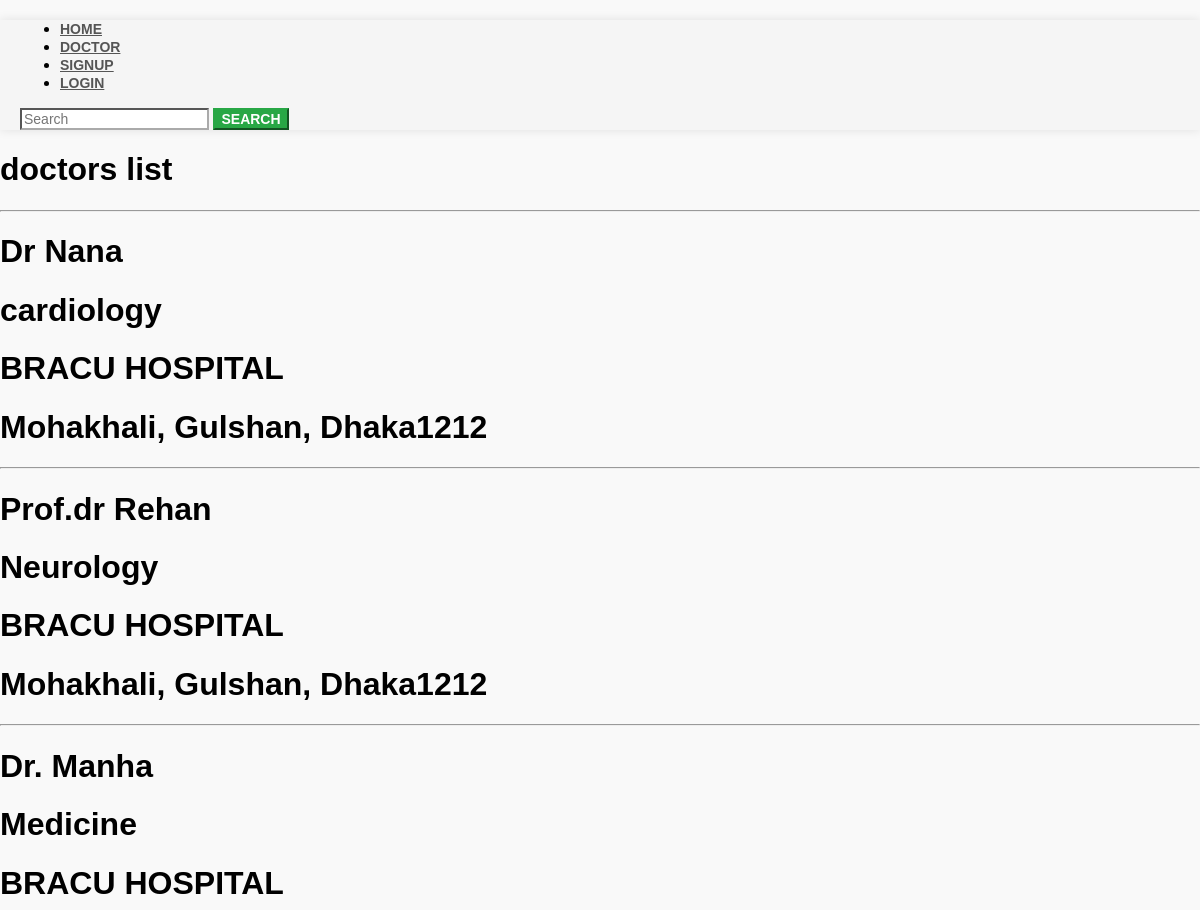
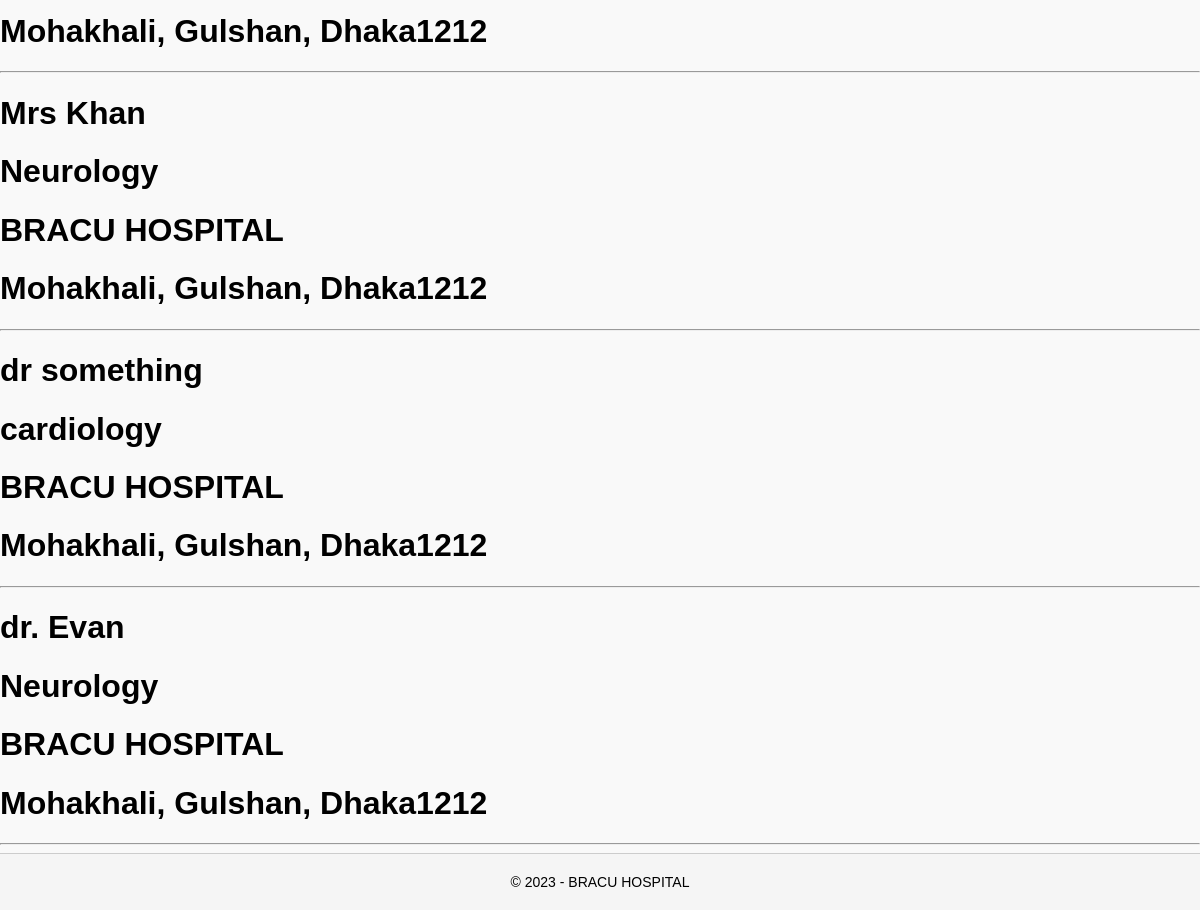
Screenshot of /doctor/ with the database file from the repository (2 pictures, top to bottom).
### hospital/models.py (models this page shows, shortened)
class Doctors(models.Model):
    name=models.CharField(max_length=100)
    doctor_id=models.CharField(primary_key=True,max_length=100)
    hospital=models.ForeignKey(Hospitals,on_delete=models.CASCADE)
    address=models.CharField(max_length=100,blank=True)
    phone=models.CharField(max_length=100,blank=True)
    email=models.CharField(max_length=100,blank=True)
    speciality=models.CharField(max_length=100,blank=True)

class Hospitals(models.Model):
    name=models.CharField(primary_key=True,max_length=100)
    address=models.CharField(max_length=100,blank=True)
    phone=models.CharField(max_length=100,blank=True)
    email=models.CharField(max_length=100,blank=True)
    def __str__(self):
        return self.name

### hospital/views.py (the view)
# urls.py: path('doctor/', views.doctor, name='doctor'),
def doctor(request):
    doctors=Doctors.objects.all()
    context={'doctors':doctors}
    return render(request, 'doctor.html',context)

### templates/doctor.html (shortened to what this page needs)
{% extends 'base.html' %} {% block content %}
<h1>doctors list</h1>
<hr />
{%for doctor in doctors%}
<h1>{{doctor.name}}</h1>
<h1>{{doctor.speciality}}</h1>
<h1>{{doctor.hospital}}</h1>
<h1>{{doctor.address}}</h1>
<hr />
{%endfor%}
{% endblock %}

### templates/base.html (shortened to what this page needs)
<!DOCTYPE html>
<html>
  <head>
    <link rel="stylesheet" href="" />
  </head>
  <body>
    {%include 'navbar.html'%}
    {%block content%}
    {%endblock%}
    <footer>
      &copy; 2023 - BRACU HOSPITAL
    </footer>
  </body>
</html>

### templates/navbar.html
<nav class="navbar navbar-expand-lg navbar-light bg-light" style="background-color: #F5F5F5; font-family: Arial, sans-serif; font-size: 16px;">
  <div class="container">
    <div class="collapse navbar-collapse" id="navbarSupportedContent">
      <ul class="navbar-nav mr-auto">
        <li class="nav-item active">
          <a class="nav-link" href="{% url 'home' %}" style="color: #555; text-transform: uppercase; font-weight: bold;">Home</a>
        </li>
        <li class="nav-item">
          <a class="nav-link" href="{% url 'doctor'%}" style="color: #555; text-transform: uppercase; font-weight: bold;">Doctor</a>
        </li>
        <li class="nav-item">
          <a class="nav-link" href="{%url 'signup'%}" style="color: #555; text-transform: uppercase; font-weight: bold;">signup</a>
        </li>
        <li class="nav-item">
          <a class="nav-link" href="{%url 'login'%}" style="color: #555; text-transform: uppercase; font-weight: bold;">login</a>
        </li>
      </ul>
      <form class="form-inline my-2 my-lg-0">
        <input class="form-control mr-sm-2" type="search" placeholder="Search" aria-label="Search" style="background-color: #FFF; border-color: #AAA; font-size: 14px;">
        <button class="btn btn-outline-success my-2 my-sm-0" type="submit" style="background-color: #28A745; border-color: #28A745; color: #FFF; text-transform: uppercase; font-weight: bold; font-size: 14px;">Search</button>
      </form>
    </div>
  </div>
</nav>

### templates/base.html (style rules this page uses)
body { background-color: #f9f9f9; font-family: Arial, sans-serif; font-size: 16px; margin: 0; padding: 0; }
.navbar { background-color: #fff; box-shadow: 0 0 10px rgba(0, 0, 0, 0.1); font-weight: bold; position: sticky; top: 0; z-index: 999; }
.navbar a { color: #555; font-size: 14px; text-transform: uppercase; }
.container { margin: 20px auto; max-width: 1200px; padding: 0 20px; }
footer { background-color: #f5f5f5; border-top: 1px solid #ccc; font-size: 14px; padding: 20px 0; text-align: center; }

### templates/doctor.html (style rules this page uses)
body { background-image: url("https://cdn.pixabay.com/photo/2021/10/11/17/37/doctor-6701410_1280.jpg"); background-size: cover; background-repeat: no-repeat; }

### rows the page displays
Doctors: name "Dr Nana", speciality "cardiology", hospital "BRACU HOSPITAL", address "Mohakhali, Gulshan, Dhaka1212"
Doctors: name "Prof.dr Rehan", speciality "Neurology", hospital "BRACU HOSPITAL", address "Mohakhali, Gulshan, Dhaka1212"
Doctors: name "Dr. Manha", speciality "Medicine", hospital "BRACU HOSPITAL", address "Mohakhali, Gulshan, Dhaka1212"
Doctors: name "Mrs Khan", speciality "Neurology", hospital "BRACU HOSPITAL", address "Mohakhali, Gulshan, Dhaka1212"
Doctors: name "dr something", speciality "cardiology", hospital "BRACU HOSPITAL", address "Mohakhali, Gulshan, Dhaka1212"
Doctors: name "dr. Evan", speciality "Neurology", hospital "BRACU HOSPITAL", address "Mohakhali, Gulshan, Dhaka1212"
